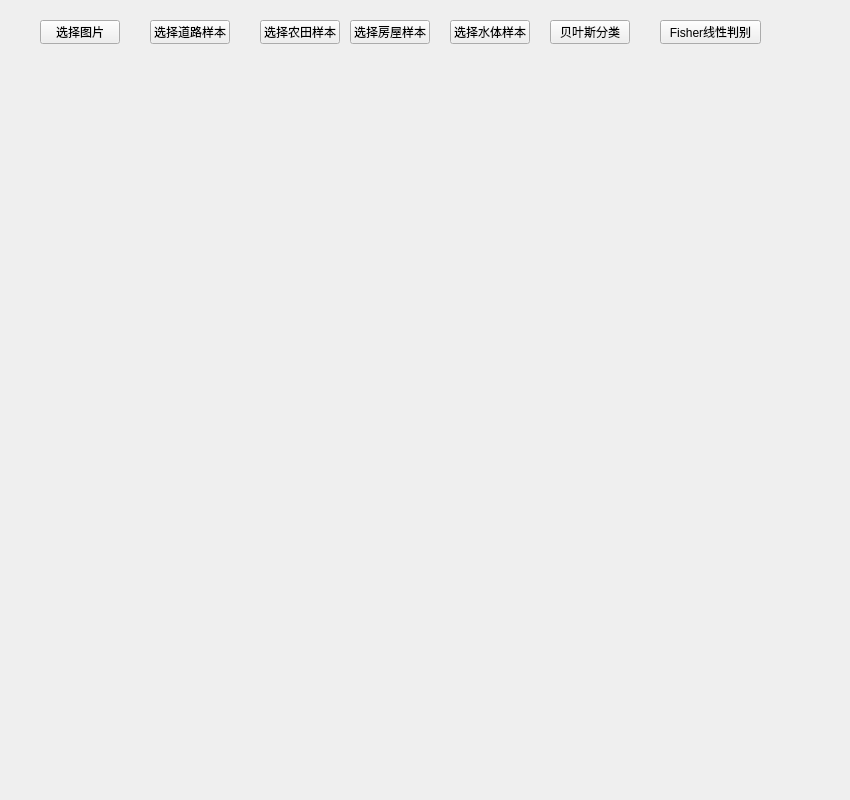
<?xml version="1.0" encoding="UTF-8"?>
<ui version="4.0">
 <class>Widget</class>
 <widget class="QWidget" name="Widget">
  <property name="geometry">
   <rect>
    <x>0</x>
    <y>0</y>
    <width>850</width>
    <height>800</height>
   </rect>
  </property>
  <property name="minimumSize">
   <size>
    <width>850</width>
    <height>800</height>
   </size>
  </property>
  <property name="maximumSize">
   <size>
    <width>850</width>
    <height>800</height>
   </size>
  </property>
  <property name="windowTitle">
   <string>Widget</string>
  </property>
  <widget class="QPushButton" name="choose_picture">
   <property name="geometry">
    <rect>
     <x>40</x>
     <y>20</y>
     <width>80</width>
     <height>24</height>
    </rect>
   </property>
   <property name="text">
    <string>选择图片</string>
   </property>
  </widget>
  <widget class="QPushButton" name="road_choose">
   <property name="geometry">
    <rect>
     <x>150</x>
     <y>20</y>
     <width>80</width>
     <height>24</height>
    </rect>
   </property>
   <property name="text">
    <string>选择道路样本</string>
   </property>
  </widget>
  <widget class="QPushButton" name="field_choose">
   <property name="geometry">
    <rect>
     <x>260</x>
     <y>20</y>
     <width>80</width>
     <height>24</height>
    </rect>
   </property>
   <property name="text">
    <string>选择农田样本</string>
   </property>
  </widget>
  <widget class="QPushButton" name="building_choose">
   <property name="geometry">
    <rect>
     <x>350</x>
     <y>20</y>
     <width>80</width>
     <height>24</height>
    </rect>
   </property>
   <property name="text">
    <string>选择房屋样本</string>
   </property>
  </widget>
  <widget class="QPushButton" name="water_choose">
   <property name="geometry">
    <rect>
     <x>450</x>
     <y>20</y>
     <width>80</width>
     <height>24</height>
    </rect>
   </property>
   <property name="text">
    <string>选择水体样本</string>
   </property>
  </widget>
  <widget class="QPushButton" name="bayes">
   <property name="geometry">
    <rect>
     <x>550</x>
     <y>20</y>
     <width>80</width>
     <height>24</height>
    </rect>
   </property>
   <property name="text">
    <string>贝叶斯分类</string>
   </property>
  </widget>
  <widget class="QPushButton" name="Fisher">
   <property name="geometry">
    <rect>
     <x>660</x>
     <y>20</y>
     <width>101</width>
     <height>24</height>
    </rect>
   </property>
   <property name="text">
    <string>Fisher线性判别</string>
   </property>
  </widget>
  <widget class="QLabel" name="show_label">
   <property name="geometry">
    <rect>
     <x>10</x>
     <y>50</y>
     <width>829</width>
     <height>737</height>
    </rect>
   </property>
   <property name="minimumSize">
    <size>
     <width>829</width>
     <height>737</height>
    </size>
   </property>
   <property name="maximumSize">
    <size>
     <width>829</width>
     <height>737</height>
    </size>
   </property>
   <property name="text">
    <string/>
   </property>
  </widget>
 </widget>
 <resources/>
 <connections/>
</ui>
